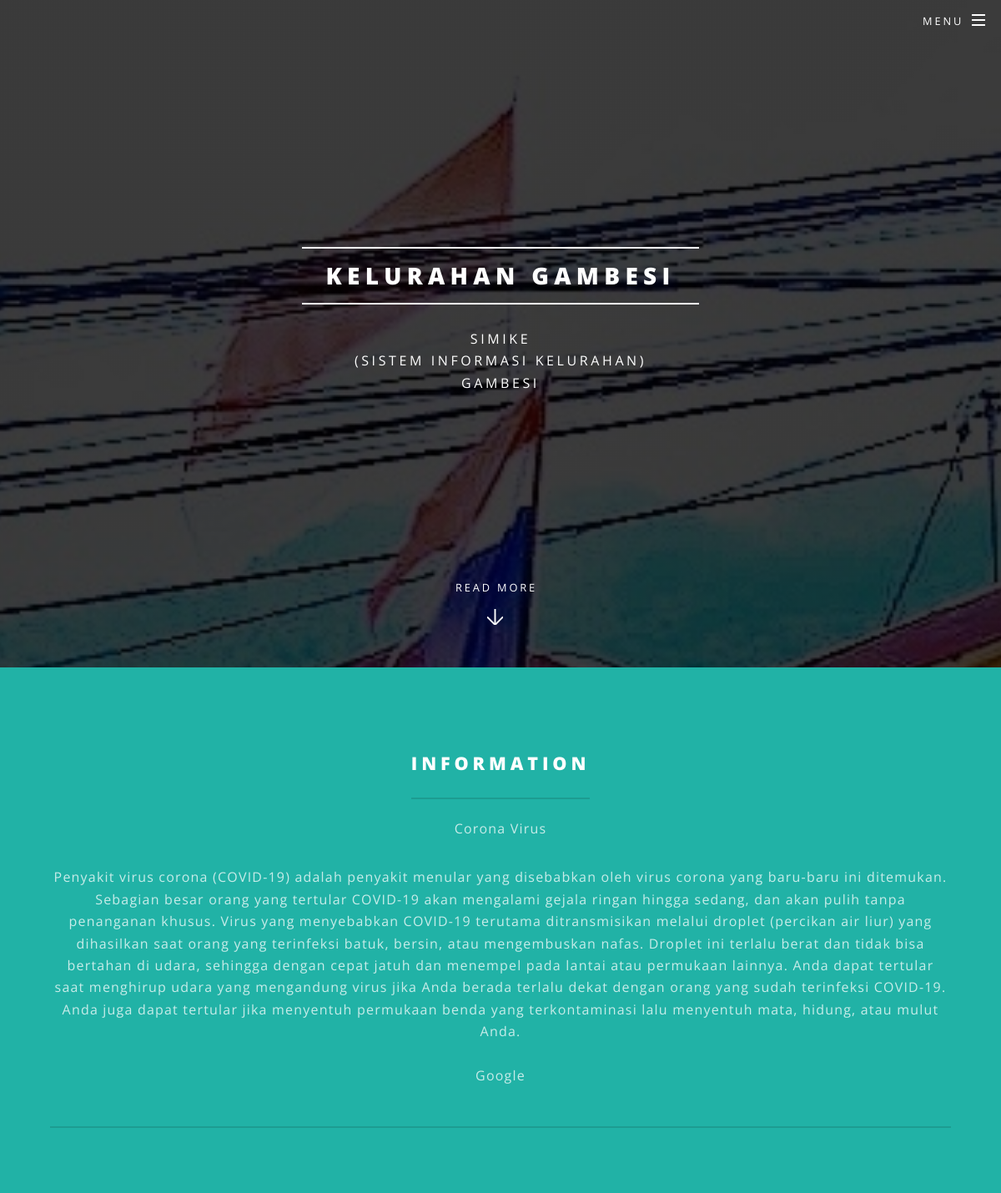
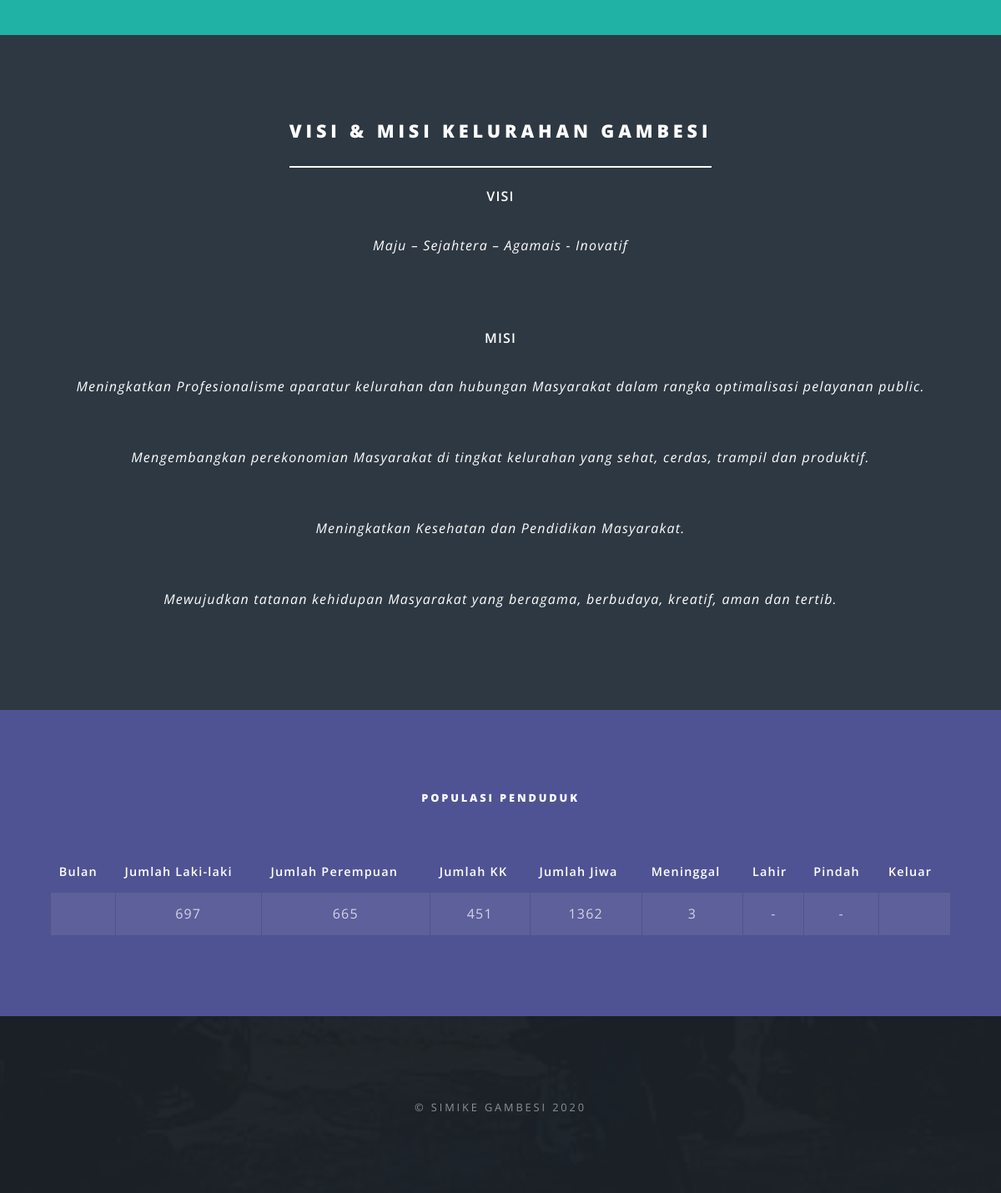
The page / on the database its author committed (2 pictures, top to bottom).
### sik/models.py (models this page shows, shortened)
class Tinformasi(db.Model):
    id = db.Column(db.Integer, primary_key=True)
    title =db.Column(db.String(100), nullable=False)
    konten = db.Column(db.Text, nullable=False)
    ttd =db.Column(db.String(100), nullable=True)

class Tpenduduk(db.Model):
    id = db.Column(db.Integer, primary_key=True)
    bulan = db.Column(db.String(100), nullable=False)
    tahun = db.Column(db.String(100), nullable=False)
    pria = db.Column(db.String(100), nullable=False)
    wanita = db.Column(db.String(100), nullable=False)
    lahir = db.Column(db.String(100), nullable=False)
    datang = db.Column(db.String(100), nullable=False)
    mati = db.Column(db.String(100), nullable=False)
    pindah = db.Column(db.String(100), nullable=False)
    kk = db.Column(db.String(100), nullable=False)
    jj = db.Column(db.String(100), nullable=False)

### sik/routes.py (the view)
@vmahasiswa.route("/")
def landing():
	penduduk = Tpenduduk.query.all()
	informasi = Tinformasi.query.all()
	return render_template("landing_page.html", title='Home', penduduk=penduduk, informasi=informasi)

### sik/templates/landing_page.html (shortened to what this page needs)
<!DOCTYPE HTML>
<html>
	<head>
		<link rel="stylesheet" href="{{url_for('static', filename='assets/css/main.css')}}" />
	</head>
	<body class="landing is-preload">
		<div id="page-wrapper">
			<header id="header" class="alt">
				<nav id="nav">
					<ul>
						<li class="special">
							<a href="#menu" class="menuToggle"><span>Menu</span></a>
						</li>
					</ul>
				</nav>
			</header>
			<section id="banner">
				<div class="inner">
					<h2>KELURAHAN GAMBESI</h2>
					<p>SIMIKE<br />
					(Sistem Informasi Kelurahan) <br />Gambesi</p>
				</div>
				<a href="#one" class="more scrolly">Read More</a>
			</section>
			<section id="one" class="wrapper style1 special">
				<div class="inner">
					<header class="major">
						<h2>Information</h2><br>
						{% for info in informasi %}
							<p>{{ info.title }}</p>
							<p>{{ info.konten|striptags }} <br><br>{{ info.ttd }}</p>
							<hr>
						{% endfor %}
					</header>
				</div>
			</section>
			<section id="one" class="wrapper style2 special">
				<div class="inner">
					<header class="major">
						<h2>Visi & Misi Kelurahan Gambesi</h2><br>
						<p><b>VISI</b></p>
						<i>
							<p>Maju – Sejahtera – Agamais - Inovatif</p>
						</i><br><br>
						<p><b>MISI</b></p>
						<i>
							<p>Meningkatkan Profesionalisme aparatur kelurahan dan hubungan Masyarakat dalam rangka optimalisasi pelayanan public.</p><br>
					        <p>Mengembangkan perekonomian Masyarakat di tingkat kelurahan yang sehat, cerdas, trampil dan produktif.</p><br>
					        <p>Meningkatkan Kesehatan dan Pendidikan Masyarakat.</p><br>
					        <p>Mewujudkan tatanan kehidupan Masyarakat yang beragama, berbudaya, kreatif, aman dan tertib.</p>
				    	</i>
					</header>
				</div>
			</section>
			<section id="three" class="wrapper style3 special">
				<div class="inner">
					<h5>Populasi Penduduk</h5><br>
					<div class="table-wrapper">
						<table class="alt">
							<thead>
								<tr align="center">
									<th><br>Bulan</th>
									<th><br>Jumlah Laki-laki</th>
									<th><br>Jumlah Perempuan</th>
									<th><br>Jumlah KK</th>
									<th><br>Jumlah Jiwa</th>
									<th><br>Meninggal</th>
									<th><br>Lahir</th>
									<th><br>Pindah</th>
									<th><br>Keluar</th>
								</tr>
							</thead>
							<tbody>
								{% for warga in penduduk %}
								<tr>
									<td>{{ warga.waktu }}</td>
									<td>{{ warga.pria }}</td>
									<td>{{ warga.wanita }}</td>
									<td>{{ warga.kk }}</td>
									<td>{{ warga.jj }}</td>
									<td>{{ warga.mati }}</td>
									<td>{{ warga.lahir }}</td>
									<td>{{ warga.pindah }}</td>
									<td>{{ warga.keluar }}</td>
								</tr>
								{% endfor %}
							</tbody>
						</table>
					</div>
				</div>
			</section>
			<footer id="footer">
				<ul class="copyright">
					<li>&copy; SIMIKE GAMBESI 2020</li>
				</ul>
			</footer>
		</div>
	</body>
</html>

### rows shown on the page
Tinformasi: title "Corona Virus", konten "Penyakit virus corona (COVID-19) adalah penyakit menular yang disebabkan oleh virus corona yang baru-baru ini ditemukan. Sebagian besar orang yang tertular COVID-19 akan mengalami gejala ringan hingga sedang, dan akan pulih tanpa penanganan khusus. Virus yang menyebabkan COVID-19 terutama ditransmisikan melalui droplet (percikan air liur) yang dihasilkan saat orang yang terinfeksi batuk, bersin, atau mengembuskan nafas. Droplet ini terlalu berat dan tidak bisa bertahan di udara, sehingga dengan cepat jatuh dan menempel pada lantai atau permukaan lainnya. Anda dapat tertular saat menghirup udara yang mengandung virus jika Anda berada terlalu dekat dengan orang yang sudah terinfeksi COVID-19.…", ttd "Google"
Tpenduduk: pria "697", wanita "665", kk "451", jj "1362", mati "3", lahir "-", pindah "-"
